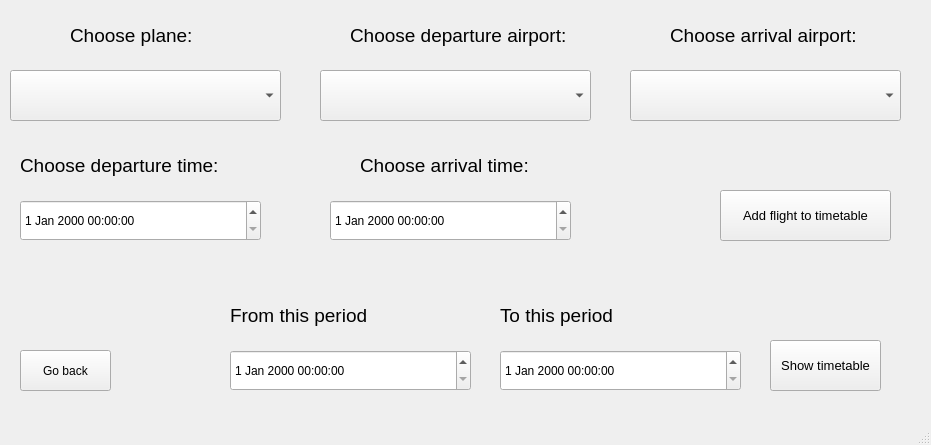
<?xml version="1.0" encoding="UTF-8"?>
<ui version="4.0">
 <class>MainWindow</class>
 <widget class="QMainWindow" name="MainWindow">
  <property name="geometry">
   <rect>
    <x>0</x>
    <y>0</y>
    <width>931</width>
    <height>445</height>
   </rect>
  </property>
  <property name="windowTitle">
   <string>managerFlights</string>
  </property>
  <widget class="QWidget" name="centralwidget">
   <widget class="QComboBox" name="planeCb">
    <property name="geometry">
     <rect>
      <x>10</x>
      <y>70</y>
      <width>271</width>
      <height>51</height>
     </rect>
    </property>
   </widget>
   <widget class="QComboBox" name="departureCb">
    <property name="geometry">
     <rect>
      <x>320</x>
      <y>70</y>
      <width>271</width>
      <height>51</height>
     </rect>
    </property>
   </widget>
   <widget class="QComboBox" name="arrivalCb">
    <property name="geometry">
     <rect>
      <x>630</x>
      <y>70</y>
      <width>271</width>
      <height>51</height>
     </rect>
    </property>
   </widget>
   <widget class="QLabel" name="label">
    <property name="geometry">
     <rect>
      <x>70</x>
      <y>20</y>
      <width>241</width>
      <height>31</height>
     </rect>
    </property>
    <property name="font">
     <font>
      <pointsize>14</pointsize>
     </font>
    </property>
    <property name="text">
     <string>Choose plane:</string>
    </property>
   </widget>
   <widget class="QLabel" name="label_2">
    <property name="geometry">
     <rect>
      <x>350</x>
      <y>20</y>
      <width>241</width>
      <height>31</height>
     </rect>
    </property>
    <property name="font">
     <font>
      <pointsize>14</pointsize>
     </font>
    </property>
    <property name="text">
     <string>Choose departure airport:</string>
    </property>
   </widget>
   <widget class="QLabel" name="label_3">
    <property name="geometry">
     <rect>
      <x>670</x>
      <y>20</y>
      <width>241</width>
      <height>31</height>
     </rect>
    </property>
    <property name="font">
     <font>
      <pointsize>14</pointsize>
     </font>
    </property>
    <property name="text">
     <string>Choose arrival airport:</string>
    </property>
   </widget>
   <widget class="QDateTimeEdit" name="departureTime">
    <property name="geometry">
     <rect>
      <x>20</x>
      <y>200</y>
      <width>241</width>
      <height>41</height>
     </rect>
    </property>
   </widget>
   <widget class="QDateTimeEdit" name="arrivalTime">
    <property name="geometry">
     <rect>
      <x>330</x>
      <y>200</y>
      <width>241</width>
      <height>41</height>
     </rect>
    </property>
   </widget>
   <widget class="QLabel" name="label_4">
    <property name="geometry">
     <rect>
      <x>20</x>
      <y>150</y>
      <width>241</width>
      <height>31</height>
     </rect>
    </property>
    <property name="font">
     <font>
      <pointsize>14</pointsize>
     </font>
    </property>
    <property name="text">
     <string>Choose departure time:</string>
    </property>
   </widget>
   <widget class="QLabel" name="label_5">
    <property name="geometry">
     <rect>
      <x>360</x>
      <y>150</y>
      <width>241</width>
      <height>31</height>
     </rect>
    </property>
    <property name="font">
     <font>
      <pointsize>14</pointsize>
     </font>
    </property>
    <property name="text">
     <string>Choose arrival time:</string>
    </property>
   </widget>
   <widget class="QPushButton" name="backBtn">
    <property name="geometry">
     <rect>
      <x>20</x>
      <y>350</y>
      <width>91</width>
      <height>41</height>
     </rect>
    </property>
    <property name="text">
     <string>Go back</string>
    </property>
   </widget>
   <widget class="QPushButton" name="addBtn">
    <property name="geometry">
     <rect>
      <x>720</x>
      <y>190</y>
      <width>171</width>
      <height>51</height>
     </rect>
    </property>
    <property name="font">
     <font>
      <pointsize>10</pointsize>
     </font>
    </property>
    <property name="text">
     <string>Add flight to timetable</string>
    </property>
   </widget>
   <widget class="QPushButton" name="showBtn">
    <property name="geometry">
     <rect>
      <x>770</x>
      <y>340</y>
      <width>111</width>
      <height>51</height>
     </rect>
    </property>
    <property name="font">
     <font>
      <pointsize>10</pointsize>
     </font>
    </property>
    <property name="text">
     <string>Show timetable</string>
    </property>
   </widget>
   <widget class="QLabel" name="label_6">
    <property name="geometry">
     <rect>
      <x>230</x>
      <y>300</y>
      <width>241</width>
      <height>31</height>
     </rect>
    </property>
    <property name="font">
     <font>
      <pointsize>14</pointsize>
     </font>
    </property>
    <property name="text">
     <string>From this period</string>
    </property>
   </widget>
   <widget class="QDateTimeEdit" name="fromTime">
    <property name="geometry">
     <rect>
      <x>230</x>
      <y>350</y>
      <width>241</width>
      <height>41</height>
     </rect>
    </property>
   </widget>
   <widget class="QLabel" name="label_7">
    <property name="geometry">
     <rect>
      <x>500</x>
      <y>300</y>
      <width>241</width>
      <height>31</height>
     </rect>
    </property>
    <property name="font">
     <font>
      <pointsize>14</pointsize>
     </font>
    </property>
    <property name="text">
     <string>To this period</string>
    </property>
   </widget>
   <widget class="QDateTimeEdit" name="toTime">
    <property name="geometry">
     <rect>
      <x>500</x>
      <y>350</y>
      <width>241</width>
      <height>41</height>
     </rect>
    </property>
   </widget>
  </widget>
  <widget class="QMenuBar" name="menubar">
   <property name="geometry">
    <rect>
     <x>0</x>
     <y>0</y>
     <width>931</width>
     <height>21</height>
    </rect>
   </property>
  </widget>
  <widget class="QStatusBar" name="statusbar"/>
 </widget>
 <resources/>
 <connections/>
</ui>
